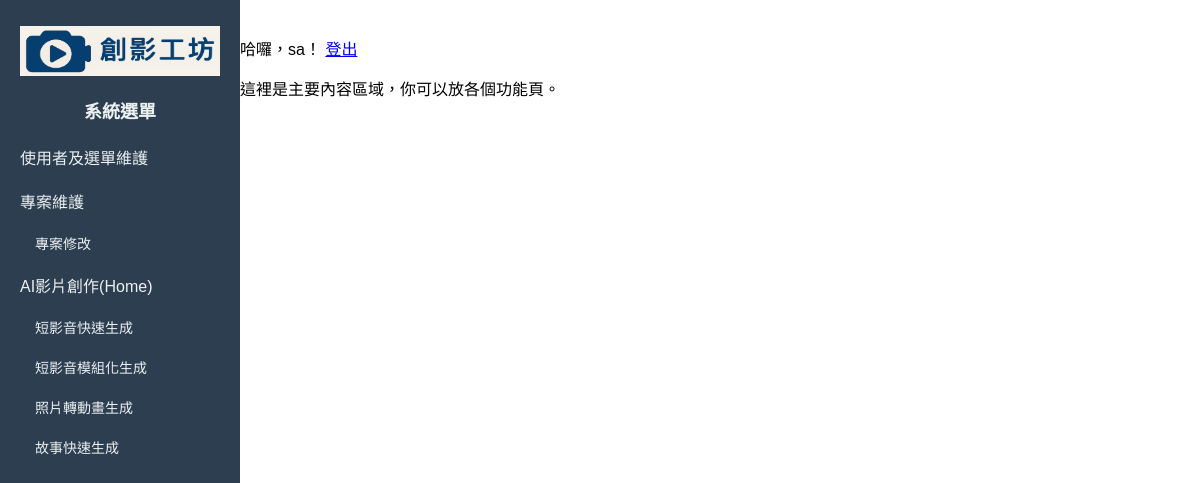
The app's page / (signed in) with its own data.
### core/models.py (models this page shows)
class Menu(models.Model):
    title = models.CharField(max_length=100, verbose_name="選單名稱")
    url = models.CharField(max_length=200, verbose_name="連結（/path 或完整網址）")
    parent = models.ForeignKey(
        'self',
        null=True, blank=True,
        related_name='children',
        on_delete=models.CASCADE,
        verbose_name="父選單"
    )
    order = models.PositiveIntegerField(default=0, verbose_name="排序（小到大）")
    is_active = models.BooleanField(default=True, verbose_name="啟用")
    class Meta:
        ordering = ['order', 'id']
        verbose_name = "選單"
        verbose_name_plural = "選單"
    def __str__(self):
        return self.title
    @property
    def active_children(self):
        return self.children.filter(is_active=True)

### csw/views.py (the view)
# urls.py: 2. Add a URL to urlpatterns:  path('', views.menu, name='menu')
@login_required
def menu(request):
    menus = Menu.objects.filter(parent__isnull=True, is_active=True).order_by("order")
    print(menus)
    print('menu')
    return render(request, "menu.html", {"menus": menus})

### templates/menu.html (shortened to what this page needs)
{% load static %}
<!DOCTYPE html>
<html lang="zh-Hant">
  <head>
    <link rel="stylesheet" href="{% static 'css/menu-simple.css' %}">
  </head>
  <body>
    <div class="sidebar">
      <a class="brand" href="{% url 'menu' %}" aria-label="品牌首頁">
        <img src="{% static 'images/brand.png' %}" alt="品牌圖示" class="brand-icon-img" />
      </a>
      <h2>系統選單</h2>
      <ul>
        {% for menu in menus %}
          <li>
            <a href="{{ menu.url }}">{{ menu.title }}</a>
            {% if menu.active_children %}
              <ul>
                {% for child in menu.active_children %}
                  <li>
                    <a href="{{ child.url }}">{{ child.title }}</a>
                  </li>
                {% endfor %}
              </ul>
            {% endif %}
          </li>
        {% empty %}
          <li>尚未建立任何選單</li>
        {% endfor %}
      </ul>
    </div>
    <div class="main">
      {% if user.is_authenticated %}
        <p>
          哈囉，{{ user.username }}！ <a href="{% url 'logout' %}">登出</a>
        </p>
      {% else %}
        <p>
          <a href="{% url 'login' %}">登入</a>
        </p>
      {% endif %}
      <p>這裡是主要內容區域，你可以放各個功能頁。</p>
    </div>
  </body>
</html>

### static/css/menu-simple.css (style rules this page uses)
.brand-icon-img { width: 200px; height: 50px; margin-right: 6px; vertical-align: middle; }
body { margin: 0; font-family: Arial, sans-serif; display: flex; }
.sidebar { width: 220px; background-color: #2c3e50; color: #ecf0f1; height: 100vh; position: fixed; top: 0; left: 0; padding: 20px 10px; overflow-y: auto; }
.sidebar h2 { font-size: 18px; margin-bottom: 15px; text-align: center; }
.sidebar ul { list-style: none; padding-left: 0; }
.sidebar li { margin: 8px 0; }
.sidebar a { color: #ecf0f1; text-decoration: none; display: block; padding: 6px 10px; border-radius: 4px; }
.sidebar ul ul { margin-left: 15px; font-size: 14px; }
.main { margin-left: 220px; padding: 20px; flex: 1; }

### records on screen
Menu: title "使用者及選單維護"
Menu: title "專案維護"
Menu: title "專案修改"
Menu: title "AI影片創作(Home)"
Menu: title "短影音快速生成"
Menu: title "短影音模組化生成"
Menu: title "照片轉動畫生成"
Menu: title "故事快速生成"

### other values on screen
{{ user.username }} "sa"
